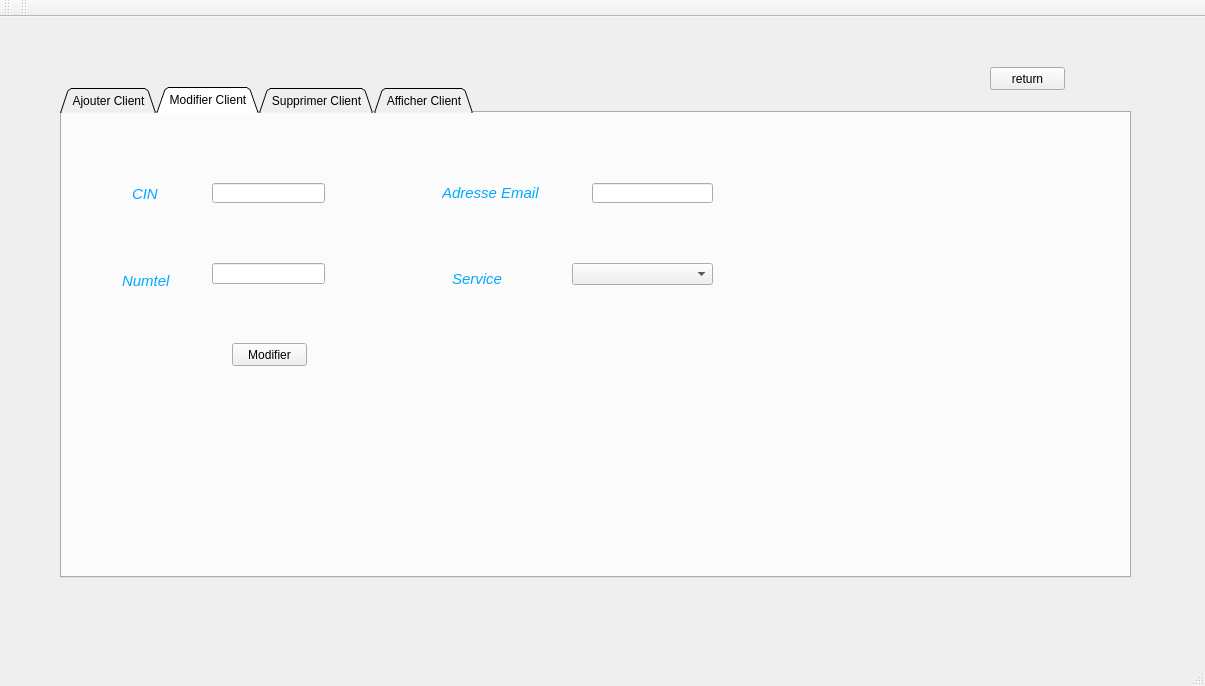
<?xml version="1.0" encoding="UTF-8"?>
<ui version="4.0">
 <class>MainWindow</class>
 <widget class="QMainWindow" name="MainWindow">
  <property name="geometry">
   <rect>
    <x>0</x>
    <y>0</y>
    <width>1205</width>
    <height>686</height>
   </rect>
  </property>
  <property name="windowTitle">
   <string>Gestion des Clients</string>
  </property>
  <property name="styleSheet">
   <string notr="true">background-image: url(:/img/Capture.PNG);</string>
  </property>
  <widget class="QWidget" name="centralWidget">
   <widget class="QStackedWidget" name="stackedWidget">
    <property name="geometry">
     <rect>
      <x>40</x>
      <y>20</y>
      <width>1111</width>
      <height>591</height>
     </rect>
    </property>
    <property name="styleSheet">
     <string notr="true">background-image: url(:/im/Capture.PNG);</string>
    </property>
    <property name="currentIndex">
     <number>1</number>
    </property>
    <widget class="QWidget" name="page_9">
     <widget class="QPushButton" name="pushButtonAvis">
      <property name="geometry">
       <rect>
        <x>640</x>
        <y>190</y>
        <width>151</width>
        <height>121</height>
       </rect>
      </property>
      <property name="text">
       <string>AVIS</string>
      </property>
     </widget>
     <widget class="QPushButton" name="pushButtonClient">
      <property name="geometry">
       <rect>
        <x>230</x>
        <y>200</y>
        <width>151</width>
        <height>121</height>
       </rect>
      </property>
      <property name="text">
       <string> CLIENT</string>
      </property>
     </widget>
    </widget>
    <widget class="QWidget" name="page_7">
     <widget class="QTabWidget" name="ModifierClient_2">
      <property name="geometry">
       <rect>
        <x>20</x>
        <y>50</y>
        <width>1071</width>
        <height>491</height>
       </rect>
      </property>
      <property name="styleSheet">
       <string notr="true">background-image: url(:/im/Capture.PNG);</string>
      </property>
      <property name="tabShape">
       <enum>QTabWidget::Triangular</enum>
      </property>
      <property name="currentIndex">
       <number>1</number>
      </property>
      <widget class="QWidget" name="tab">
       <attribute name="title">
        <string>Ajouter Client</string>
       </attribute>
       <widget class="QLabel" name="label">
        <property name="geometry">
         <rect>
          <x>60</x>
          <y>110</y>
          <width>81</width>
          <height>41</height>
         </rect>
        </property>
        <property name="styleSheet">
         <string notr="true">
color: rgb(0, 170, 255);
font-size:15px;
font-style:italic;
	
</string>
        </property>
        <property name="text">
         <string>REFERNCE</string>
        </property>
       </widget>
       <widget class="QLabel" name="label_2">
        <property name="geometry">
         <rect>
          <x>80</x>
          <y>60</y>
          <width>47</width>
          <height>21</height>
         </rect>
        </property>
        <property name="styleSheet">
         <string notr="true">
color: rgb(0, 170, 255);
font-size:15px;
font-style:italic;
	
</string>
        </property>
        <property name="text">
         <string>CIN</string>
        </property>
       </widget>
       <widget class="QLabel" name="label_3">
        <property name="geometry">
         <rect>
          <x>60</x>
          <y>190</y>
          <width>61</width>
          <height>31</height>
         </rect>
        </property>
        <property name="styleSheet">
         <string notr="true">
color: rgb(0, 170, 255);
font-size:15px;
font-style:italic;
	
</string>
        </property>
        <property name="text">
         <string>Nom</string>
        </property>
       </widget>
       <widget class="QLabel" name="label_4">
        <property name="geometry">
         <rect>
          <x>400</x>
          <y>60</y>
          <width>47</width>
          <height>14</height>
         </rect>
        </property>
        <property name="styleSheet">
         <string notr="true">
color: rgb(0, 170, 255);
font-size:15px;
font-style:italic;</string>
        </property>
        <property name="text">
         <string>Prenom</string>
        </property>
       </widget>
       <widget class="QLabel" name="label_5">
        <property name="geometry">
         <rect>
          <x>390</x>
          <y>140</y>
          <width>61</width>
          <height>16</height>
         </rect>
        </property>
        <property name="styleSheet">
         <string notr="true">
color: rgb(0, 170, 255);
font-size:15px;
font-style:italic;</string>
        </property>
        <property name="text">
         <string>Numtel</string>
        </property>
       </widget>
       <widget class="QLabel" name="label_6">
        <property name="geometry">
         <rect>
          <x>346</x>
          <y>220</y>
          <width>111</width>
          <height>20</height>
         </rect>
        </property>
        <property name="styleSheet">
         <string notr="true">
color: rgb(0, 170, 255);
font-size:15px;
font-style:italic;</string>
        </property>
        <property name="text">
         <string>Adresse Email</string>
        </property>
       </widget>
       <widget class="QLineEdit" name="cin">
        <property name="geometry">
         <rect>
          <x>150</x>
          <y>70</y>
          <width>113</width>
          <height>20</height>
         </rect>
        </property>
       </widget>
       <widget class="QLineEdit" name="REF">
        <property name="geometry">
         <rect>
          <x>150</x>
          <y>120</y>
          <width>113</width>
          <height>20</height>
         </rect>
        </property>
       </widget>
       <widget class="QLineEdit" name="Nom">
        <property name="geometry">
         <rect>
          <x>150</x>
          <y>200</y>
          <width>113</width>
          <height>20</height>
         </rect>
        </property>
       </widget>
       <widget class="QLineEdit" name="Prenom">
        <property name="geometry">
         <rect>
          <x>480</x>
          <y>60</y>
          <width>113</width>
          <height>20</height>
         </rect>
        </property>
       </widget>
       <widget class="QLineEdit" name="Numtel">
        <property name="geometry">
         <rect>
          <x>480</x>
          <y>140</y>
          <width>113</width>
          <height>20</height>
         </rect>
        </property>
       </widget>
       <widget class="QLineEdit" name="AdresseEmail">
        <property name="geometry">
         <rect>
          <x>470</x>
          <y>220</y>
          <width>121</width>
          <height>20</height>
         </rect>
        </property>
       </widget>
       <widget class="QPushButton" name="pushButtonAjouter">
        <property name="geometry">
         <rect>
          <x>140</x>
          <y>360</y>
          <width>141</width>
          <height>41</height>
         </rect>
        </property>
        <property name="styleSheet">
         <string notr="true">QPushButton{
color: rgb(0, 170, 255);
font-size:15px;
font-style:italic;
	
}</string>
        </property>
        <property name="text">
         <string>Ajouter</string>
        </property>
       </widget>
       <widget class="QComboBox" name="comboBox">
        <property name="geometry">
         <rect>
          <x>150</x>
          <y>270</y>
          <width>141</width>
          <height>22</height>
         </rect>
        </property>
        <property name="font">
         <font>
          <underline>true</underline>
         </font>
        </property>
        <item>
         <property name="text">
          <string/>
         </property>
        </item>
        <item>
         <property name="text">
          <string>VIDANGE</string>
         </property>
        </item>
        <item>
         <property name="text">
          <string>NETOYAGE</string>
         </property>
        </item>
        <item>
         <property name="text">
          <string>NETTOYAGE/VIDANGE</string>
         </property>
        </item>
       </widget>
       <widget class="QLabel" name="label_14">
        <property name="geometry">
         <rect>
          <x>50</x>
          <y>270</y>
          <width>71</width>
          <height>31</height>
         </rect>
        </property>
        <property name="styleSheet">
         <string notr="true">
color: rgb(0, 170, 255);
font-size:15px;
font-style:italic;
	
</string>
        </property>
        <property name="text">
         <string>Service</string>
        </property>
       </widget>
      </widget>
      <widget class="QWidget" name="ModifierClient">
       <attribute name="title">
        <string>Modifier Client</string>
       </attribute>
       <widget class="QLineEdit" name="cin_3">
        <property name="geometry">
         <rect>
          <x>150</x>
          <y>70</y>
          <width>113</width>
          <height>20</height>
         </rect>
        </property>
       </widget>
       <widget class="QLabel" name="label_8">
        <property name="geometry">
         <rect>
          <x>70</x>
          <y>70</y>
          <width>47</width>
          <height>21</height>
         </rect>
        </property>
        <property name="styleSheet">
         <string notr="true">
color: rgb(0, 170, 255);
font-size:15px;
font-style:italic;
	
</string>
        </property>
        <property name="text">
         <string>CIN</string>
        </property>
       </widget>
       <widget class="QLabel" name="label_9">
        <property name="geometry">
         <rect>
          <x>60</x>
          <y>160</y>
          <width>61</width>
          <height>16</height>
         </rect>
        </property>
        <property name="styleSheet">
         <string notr="true">
color: rgb(0, 170, 255);
font-size:15px;
font-style:italic;</string>
        </property>
        <property name="text">
         <string>Numtel</string>
        </property>
       </widget>
       <widget class="QLineEdit" name="Numtel_2">
        <property name="geometry">
         <rect>
          <x>150</x>
          <y>150</y>
          <width>113</width>
          <height>21</height>
         </rect>
        </property>
       </widget>
       <widget class="QPushButton" name="pushButtonModifier">
        <property name="geometry">
         <rect>
          <x>170</x>
          <y>230</y>
          <width>75</width>
          <height>23</height>
         </rect>
        </property>
        <property name="text">
         <string>Modifier</string>
        </property>
       </widget>
       <widget class="QLabel" name="label_10">
        <property name="geometry">
         <rect>
          <x>380</x>
          <y>70</y>
          <width>111</width>
          <height>20</height>
         </rect>
        </property>
        <property name="styleSheet">
         <string notr="true">
color: rgb(0, 170, 255);
font-size:15px;
font-style:italic;</string>
        </property>
        <property name="text">
         <string>Adresse Email</string>
        </property>
       </widget>
       <widget class="QLineEdit" name="AdresseEmail_2">
        <property name="geometry">
         <rect>
          <x>530</x>
          <y>70</y>
          <width>121</width>
          <height>20</height>
         </rect>
        </property>
       </widget>
       <widget class="QLabel" name="label_15">
        <property name="geometry">
         <rect>
          <x>390</x>
          <y>150</y>
          <width>71</width>
          <height>31</height>
         </rect>
        </property>
        <property name="styleSheet">
         <string notr="true">
color: rgb(0, 170, 255);
font-size:15px;
font-style:italic;
	
</string>
        </property>
        <property name="text">
         <string>Service</string>
        </property>
       </widget>
       <widget class="QComboBox" name="comboBox_2">
        <property name="geometry">
         <rect>
          <x>510</x>
          <y>150</y>
          <width>141</width>
          <height>22</height>
         </rect>
        </property>
        <property name="font">
         <font>
          <underline>true</underline>
         </font>
        </property>
        <item>
         <property name="text">
          <string/>
         </property>
        </item>
        <item>
         <property name="text">
          <string>VIDANGE</string>
         </property>
        </item>
        <item>
         <property name="text">
          <string>NETOYAGE</string>
         </property>
        </item>
        <item>
         <property name="text">
          <string>NETTOYAGE/VIDANGE</string>
         </property>
        </item>
       </widget>
      </widget>
      <widget class="QWidget" name="tab_3">
       <attribute name="title">
        <string>Supprimer Client</string>
       </attribute>
       <widget class="QLineEdit" name="cin_2">
        <property name="geometry">
         <rect>
          <x>170</x>
          <y>50</y>
          <width>113</width>
          <height>20</height>
         </rect>
        </property>
       </widget>
       <widget class="QPushButton" name="pushButtonSupprimer">
        <property name="geometry">
         <rect>
          <x>150</x>
          <y>90</y>
          <width>75</width>
          <height>23</height>
         </rect>
        </property>
        <property name="text">
         <string>Supprimer</string>
        </property>
       </widget>
       <widget class="QLabel" name="label_11">
        <property name="geometry">
         <rect>
          <x>100</x>
          <y>50</y>
          <width>47</width>
          <height>21</height>
         </rect>
        </property>
        <property name="styleSheet">
         <string notr="true">
color: rgb(0, 170, 255);
font-size:15px;
font-style:italic;
	
</string>
        </property>
        <property name="text">
         <string>CIN</string>
        </property>
       </widget>
      </widget>
      <widget class="QWidget" name="tab_2">
       <attribute name="title">
        <string>Afficher Client</string>
       </attribute>
       <widget class="QTableView" name="tab_client">
        <property name="geometry">
         <rect>
          <x>20</x>
          <y>40</y>
          <width>611</width>
          <height>331</height>
         </rect>
        </property>
       </widget>
       <widget class="QPushButton" name="pushButtonActualiser">
        <property name="geometry">
         <rect>
          <x>680</x>
          <y>40</y>
          <width>101</width>
          <height>41</height>
         </rect>
        </property>
        <property name="styleSheet">
         <string notr="true">
color: rgb(0, 170, 255);
font-size:15px;
font-style:italic;</string>
        </property>
        <property name="text">
         <string>Actualiser</string>
        </property>
       </widget>
       <widget class="QPushButton" name="pushButtonRechercher">
        <property name="geometry">
         <rect>
          <x>90</x>
          <y>380</y>
          <width>111</width>
          <height>31</height>
         </rect>
        </property>
        <property name="styleSheet">
         <string notr="true">
color: rgb(0, 170, 255);
font-size:15px;
font-style:italic;</string>
        </property>
        <property name="text">
         <string>Rechercher</string>
        </property>
       </widget>
       <widget class="QLineEdit" name="REF2">
        <property name="geometry">
         <rect>
          <x>240</x>
          <y>380</y>
          <width>113</width>
          <height>20</height>
         </rect>
        </property>
       </widget>
       <widget class="QPushButton" name="pushButtontrier">
        <property name="geometry">
         <rect>
          <x>90</x>
          <y>420</y>
          <width>111</width>
          <height>31</height>
         </rect>
        </property>
        <property name="styleSheet">
         <string notr="true">
color: rgb(0, 170, 255);
font-size:15px;
font-style:italic;</string>
        </property>
        <property name="text">
         <string>Trier par REF</string>
        </property>
       </widget>
       <widget class="QPushButton" name="qrcodegen">
        <property name="geometry">
         <rect>
          <x>690</x>
          <y>370</y>
          <width>181</width>
          <height>23</height>
         </rect>
        </property>
        <property name="text">
         <string>Générer QR Code</string>
        </property>
       </widget>
       <widget class="QLabel" name="qrcodecommande">
        <property name="enabled">
         <bool>true</bool>
        </property>
        <property name="geometry">
         <rect>
          <x>686</x>
          <y>150</y>
          <width>200</width>
          <height>200</height>
         </rect>
        </property>
        <property name="sizePolicy">
         <sizepolicy hsizetype="Fixed" vsizetype="Fixed">
          <horstretch>0</horstretch>
          <verstretch>0</verstretch>
         </sizepolicy>
        </property>
        <property name="minimumSize">
         <size>
          <width>200</width>
          <height>200</height>
         </size>
        </property>
        <property name="maximumSize">
         <size>
          <width>200</width>
          <height>200</height>
         </size>
        </property>
        <property name="text">
         <string/>
        </property>
       </widget>
      </widget>
     </widget>
     <widget class="QPushButton" name="pushButton">
      <property name="geometry">
       <rect>
        <x>950</x>
        <y>30</y>
        <width>75</width>
        <height>23</height>
       </rect>
      </property>
      <property name="text">
       <string>return</string>
      </property>
     </widget>
    </widget>
    <widget class="QWidget" name="page_8">
     <widget class="QTabWidget" name="tabWidget">
      <property name="geometry">
       <rect>
        <x>20</x>
        <y>30</y>
        <width>1041</width>
        <height>511</height>
       </rect>
      </property>
      <property name="tabPosition">
       <enum>QTabWidget::North</enum>
      </property>
      <property name="tabShape">
       <enum>QTabWidget::Triangular</enum>
      </property>
      <property name="currentIndex">
       <number>1</number>
      </property>
      <widget class="QWidget" name="tab_4">
       <attribute name="title">
        <string>Ajouter Avis</string>
       </attribute>
       <widget class="QLabel" name="label_7">
        <property name="geometry">
         <rect>
          <x>70</x>
          <y>70</y>
          <width>141</width>
          <height>31</height>
         </rect>
        </property>
        <property name="styleSheet">
         <string notr="true">
color: rgb(0, 170, 255);
font-size:15px;
font-style:italic;
	
</string>
        </property>
        <property name="text">
         <string>REFERNCE AVIS</string>
        </property>
       </widget>
       <widget class="QLineEdit" name="Ref_avis">
        <property name="geometry">
         <rect>
          <x>232</x>
          <y>80</y>
          <width>111</width>
          <height>20</height>
         </rect>
        </property>
       </widget>
       <widget class="QLabel" name="label_12">
        <property name="geometry">
         <rect>
          <x>70</x>
          <y>140</y>
          <width>141</width>
          <height>31</height>
         </rect>
        </property>
        <property name="styleSheet">
         <string notr="true">
color: rgb(0, 170, 255);
font-size:15px;
font-style:italic;
	
</string>
        </property>
        <property name="text">
         <string>TYPE AVIS</string>
        </property>
       </widget>
       <widget class="QLineEdit" name="Type_avis">
        <property name="geometry">
         <rect>
          <x>230</x>
          <y>140</y>
          <width>111</width>
          <height>20</height>
         </rect>
        </property>
       </widget>
       <widget class="QLabel" name="label_13">
        <property name="geometry">
         <rect>
          <x>20</x>
          <y>220</y>
          <width>141</width>
          <height>31</height>
         </rect>
        </property>
        <property name="styleSheet">
         <string notr="true">
color: rgb(0, 170, 255);
font-size:15px;
font-style:italic;
	
</string>
        </property>
        <property name="text">
         <string>AVIS:</string>
        </property>
       </widget>
       <widget class="QPushButton" name="pushButtonAjouteravis">
        <property name="geometry">
         <rect>
          <x>110</x>
          <y>410</y>
          <width>141</width>
          <height>41</height>
         </rect>
        </property>
        <property name="styleSheet">
         <string notr="true">QPushButton{
color: rgb(0, 170, 255);
font-size:15px;
font-style:italic;
	
}</string>
        </property>
        <property name="text">
         <string>Ajouter</string>
        </property>
       </widget>
       <widget class="QLineEdit" name="texteavis">
        <property name="geometry">
         <rect>
          <x>220</x>
          <y>200</y>
          <width>181</width>
          <height>101</height>
         </rect>
        </property>
       </widget>
      </widget>
      <widget class="QWidget" name="tab_5">
       <attribute name="title">
        <string>Afficher Avis</string>
       </attribute>
       <widget class="QTableView" name="tableavis">
        <property name="geometry">
         <rect>
          <x>70</x>
          <y>70</y>
          <width>441</width>
          <height>281</height>
         </rect>
        </property>
       </widget>
       <widget class="QPushButton" name="pushButtonActualiser_2">
        <property name="geometry">
         <rect>
          <x>550</x>
          <y>70</y>
          <width>101</width>
          <height>41</height>
         </rect>
        </property>
        <property name="styleSheet">
         <string notr="true">
color: rgb(0, 170, 255);
font-size:15px;
font-style:italic;</string>
        </property>
        <property name="text">
         <string>Actualiser</string>
        </property>
       </widget>
       <widget class="QPushButton" name="pushButtonSupprimer_2">
        <property name="geometry">
         <rect>
          <x>90</x>
          <y>370</y>
          <width>131</width>
          <height>41</height>
         </rect>
        </property>
        <property name="text">
         <string>Supprimer</string>
        </property>
       </widget>
      </widget>
     </widget>
     <widget class="QPushButton" name="pushButton_2">
      <property name="geometry">
       <rect>
        <x>940</x>
        <y>10</y>
        <width>75</width>
        <height>23</height>
       </rect>
      </property>
      <property name="text">
       <string>return</string>
      </property>
     </widget>
    </widget>
   </widget>
  </widget>
  <widget class="QMenuBar" name="menuBar">
   <property name="geometry">
    <rect>
     <x>0</x>
     <y>0</y>
     <width>1205</width>
     <height>22</height>
    </rect>
   </property>
  </widget>
  <widget class="QToolBar" name="mainToolBar">
   <attribute name="toolBarArea">
    <enum>TopToolBarArea</enum>
   </attribute>
   <attribute name="toolBarBreak">
    <bool>false</bool>
   </attribute>
  </widget>
  <widget class="QStatusBar" name="statusBar"/>
  <widget class="QToolBar" name="toolBar">
   <property name="windowTitle">
    <string>toolBar</string>
   </property>
   <attribute name="toolBarArea">
    <enum>TopToolBarArea</enum>
   </attribute>
   <attribute name="toolBarBreak">
    <bool>false</bool>
   </attribute>
  </widget>
 </widget>
 <layoutdefault spacing="6" margin="11"/>
 <resources/>
 <connections/>
</ui>
